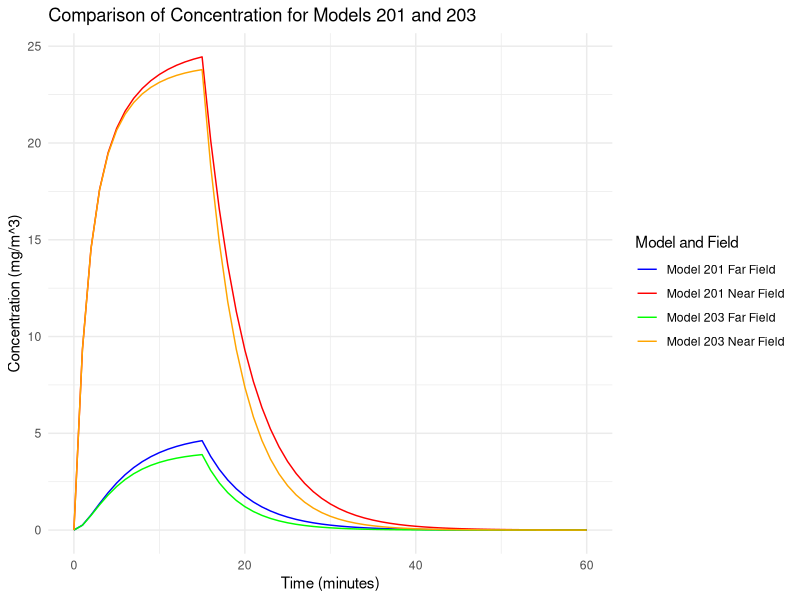

Write the R code that produced this figure.
library(ggplot2)

# Define model 200
model_200 <- function(G, Q, beta, gamma) {
  C_F <- gamma * G / Q # Far field
  C_N <- C_F + ((gamma * G) / beta) # Near field
  return(list(C_F = C_F, C_N = C_N))
}

# Define model 201

# Define the model parameters with units
T <- 60    # minutes
t_g <- 15    # minutes
G <- 100    # mg/min
Q <- 20     # m^3/min
Q_L <- 5     # m^3/min
epsilon_L <- 0.5  # Local control efficiency
epsilon_LF <- 0.75 # Filtration efficiency
epsilon_RF <- 0.9
Q_R <- 5    # m^3/min
V <- 100    # m^3
V_N <- 8    # Near-field volume in m^3
beta <- 5   # Near-field ventilation rate in m^3/min
gamma <- 0.25

# Derived parameters
V_F <- V - V_N  # Far-field volume in m^3

# Time points
time_points <- 0:T

# Lambda calculations
lambda_1 <- 0.5 * (-(beta * V_F + V_N * (beta + Q)) / (V_N * V_F) +
                     sqrt(((beta * V_F + V_N * (beta + Q)) / (V_N * V_F))^2 -
                            4 * (beta * Q) / (V_N * V_F)))
lambda_2 <- 0.5 * (-(beta * V_F + V_N * (beta + Q)) / (V_N * V_F) -
                     sqrt(((beta * V_F + V_N * (beta + Q)) / (V_N * V_F))^2 -
                            4 * (beta * Q) / (V_N * V_F)))

# Initial concentrations for the decay phase
C_F0 <- G / Q  # Steady state far field concentration
C_N0 <- C_F0 + G / beta  # Steady state near field concentration

# Concentration calculations
C_F_t <- numeric(length(time_points))
C_N_t <- numeric(length(time_points))

for (t in time_points) {
  if (t <= t_g) {
    C_F_t[t + 1] <- C_F0 + G * ((lambda_1 * V_N + beta) / beta) * 
      ((beta * Q + lambda_2 * V_N * (beta + Q)) / (beta * Q * V_N * (lambda_1 - lambda_2))) * 
      exp(lambda_1 * t) - G * ((lambda_2 * V_N + beta) / beta) * 
      ((beta * Q + lambda_1 * V_N * (beta + Q)) / (beta * Q * V_N * (lambda_1 - lambda_2))) * 
      exp(lambda_2 * t)
    C_N_t[t + 1] <- C_N0 + G * ((beta * Q + lambda_2 * V_N * (beta + Q)) / (beta * Q * V_N * (lambda_1 - lambda_2))) * 
      exp(lambda_1 * t) - G * 
      ((beta * Q + lambda_1 * V_N * (beta + Q)) / (beta * Q * V_N * (lambda_1 - lambda_2))) * 
      exp(lambda_2 * t)
  } else {
    C_F_t[t + 1] <- C_F_t[t_g + 1] * exp(lambda_1 * (t - t_g))
    C_N_t[t + 1] <- C_N_t[t_g + 1] * exp(lambda_1 * (t - t_g))
  }
}


results_201 <- data.frame(Time = time_points, C_F_t = C_F_t, C_N_t = C_N_t)


# Model 202
model_202 <- function(G, Q, Q_R, beta, gamma, epsilon_RF) {
  C_F <- gamma * G / (Q + Q_R * epsilon_RF) # Steady state far field concentration
  C_N <- C_F + (gamma * G) / beta           # Steady state near field concentration
  C_R_F <- C_F * (1 - epsilon_RF)           # Concentration on the return side after filtration
  
  return(list(C_F = C_F, C_N = C_N, C_R_F = C_R_F))
}

# Run Model 202
results_202 <- model_202(G, Q, Q_R, beta, gamma, epsilon_LF)



# Model 203
model_203 <- function(G, Q, Q_R, beta, gamma, epsilon_RF, epsilon_L, t_g, T, V, V_N) {
  # Adjusted ventilation rate including filtered recirculated air
  Q_prime <- Q + epsilon_RF * Q_R
  
  # Derived parameters
  V_F <- V - V_N  # Far-field volume in m^3
  
  # Time points
  time_points <- 0:T
  
  # Lambda calculations (same as in Model 201 but with Q replaced by Q_prime)
  lambda_1 <- 0.5 * (-(beta * V_F + V_N * (beta + Q_prime)) / (V_N * V_F) +
                       sqrt(((beta * V_F + V_N * (beta + Q_prime)) / (V_N * V_F))^2 -
                              4 * (beta * Q_prime) / (V_N * V_F)))
  lambda_2 <- 0.5 * (-(beta * V_F + V_N * (beta + Q_prime)) / (V_N * V_F) -
                       sqrt(((beta * V_F + V_N * (beta + Q_prime)) / (V_N * V_F))^2 -
                              4 * (beta * Q_prime) / (V_N * V_F)))
  
  
  # Initial concentrations for the decay phase with Q replaced by Q_prime
  C_F0 <- G / Q_prime  # Steady state far field concentration
  C_N0 <- C_F0 + G / beta  # Steady state near field concentration
  
  # Concentration calculations
  C_F_t <- numeric(length(time_points))
  C_N_t <- numeric(length(time_points))
  
  for (t in time_points) {
    if (t <= t_g) {
      # Concentration rise equations with Q replaced by Q_prime
      C_F_t[t + 1] <- C_F0 + G * ((lambda_1 * V_N + beta) / beta) * 
        ((beta * Q_prime + lambda_2 * V_N * (beta + Q_prime)) / (beta * Q_prime * V_N * (lambda_1 - lambda_2))) * 
        exp(lambda_1 * t) - G * ((lambda_2 * V_N + beta) / beta) * 
        ((beta * Q_prime + lambda_1 * V_N * (beta + Q_prime)) / (beta * Q_prime * V_N * (lambda_1 - lambda_2))) * 
        exp(lambda_2 * t)
      C_N_t[t + 1] <- C_N0 + G * ((beta * Q_prime + lambda_2 * V_N * (beta + Q_prime)) / (beta * Q_prime * V_N * (lambda_1 - lambda_2))) * 
        exp(lambda_1 * t) - G * 
        ((beta * Q_prime + lambda_1 * V_N * (beta + Q_prime)) / (beta * Q_prime * V_N * (lambda_1 - lambda_2))) * 
        exp(lambda_2 * t)
    } else {
      # Concentration decay equations with Q replaced by Q_prime
      C_F_t[t + 1] <- C_F_t[t_g + 1] * exp(lambda_1 * (t - t_g))
      C_N_t[t + 1] <- C_N_t[t_g + 1] * exp(lambda_1 * (t - t_g))
    }
  }
  
  return(list(Time = time_points, C_F_t = C_F_t, C_N_t = C_N_t))
}

# Run Model 203
results_203 <- model_203(G, Q, Q_R, beta, gamma, epsilon_RF, epsilon_L, t_g, T, V, V_N)

combined_df <- data.frame(
    Time = rep(time_points, 4),
    Concentration = c(results_201$C_F_t, results_201$C_N_t, results_203$C_F_t, results_203$C_N_t),
    Model = factor(rep(c("Model 201 Far Field", "Model 201 Near Field",
                         "Model 203 Far Field", "Model 203 Near Field"), each = T + 1))
)

#Comparison

ggplot(data = combined_df, aes(x = Time, y = Concentration, color = Model)) +
    geom_line() +
    labs(title = 'Comparison of Concentration for Models 201 and 203', 
         x = 'Time (minutes)', y = 'Concentration (mg/m^3)') +
    theme_minimal() +
    scale_color_manual(values = c("Model 201 Far Field" = "blue",
                                  "Model 201 Near Field" = "red",
                                  "Model 203 Far Field" = "green",
                                  "Model 203 Near Field" = "orange")) +
    guides(color = guide_legend(title = "Model and Field"))


# MSE and R-squared for Near Field
mse_201_203_near <- mean((results_201$C_N_t - results_203$C_N_t)^2)
r2_201_203_near <- cor(results_201$C_N_t, results_203$C_N_t)^2

# Normality Test for Near Field
shapiro_201_near <- shapiro.test(results_201$C_N_t)
shapiro_203_near <- shapiro.test(results_203$C_N_t)

# Wilcoxon Test for Near Field (if needed)
if (shapiro_201_near$p.value < 0.05 || shapiro_203_near$p.value < 0.05) {
    wilcox_201_203_near <- wilcox.test(results_201$C_N_t, results_203$C_N_t, paired = TRUE)
}

# Output results
mse_201_203_near
r2_201_203_near
shapiro_201_near
shapiro_203_near
if (exists("wilcox_201_203_near")) wilcox_201_203_near


# MSE and R-squared for Far Field
mse_201_203_far <- mean((results_201$C_F_t - results_203$C_F_t)^2)
r2_201_203_far <- cor(results_201$C_F_t, results_203$C_F_t)^2

# Normality Test for Far Field
shapiro_201_far <- shapiro.test(results_201$C_F_t)
shapiro_203_far <- shapiro.test(results_203$C_F_t)

# Wilcoxon Test for Far Field (if needed)
if (shapiro_201_far$p.value < 0.05 || shapiro_203_far$p.value < 0.05) {
    wilcox_201_203_far <- wilcox.test(results_201$C_F_t, results_203$C_F_t, paired = TRUE)
}

# Output results
mse_201_203_far
r2_201_203_far
shapiro_201_far
shapiro_203_far
if (exists("wilcox_201_203_far")) wilcox_201_203_far
